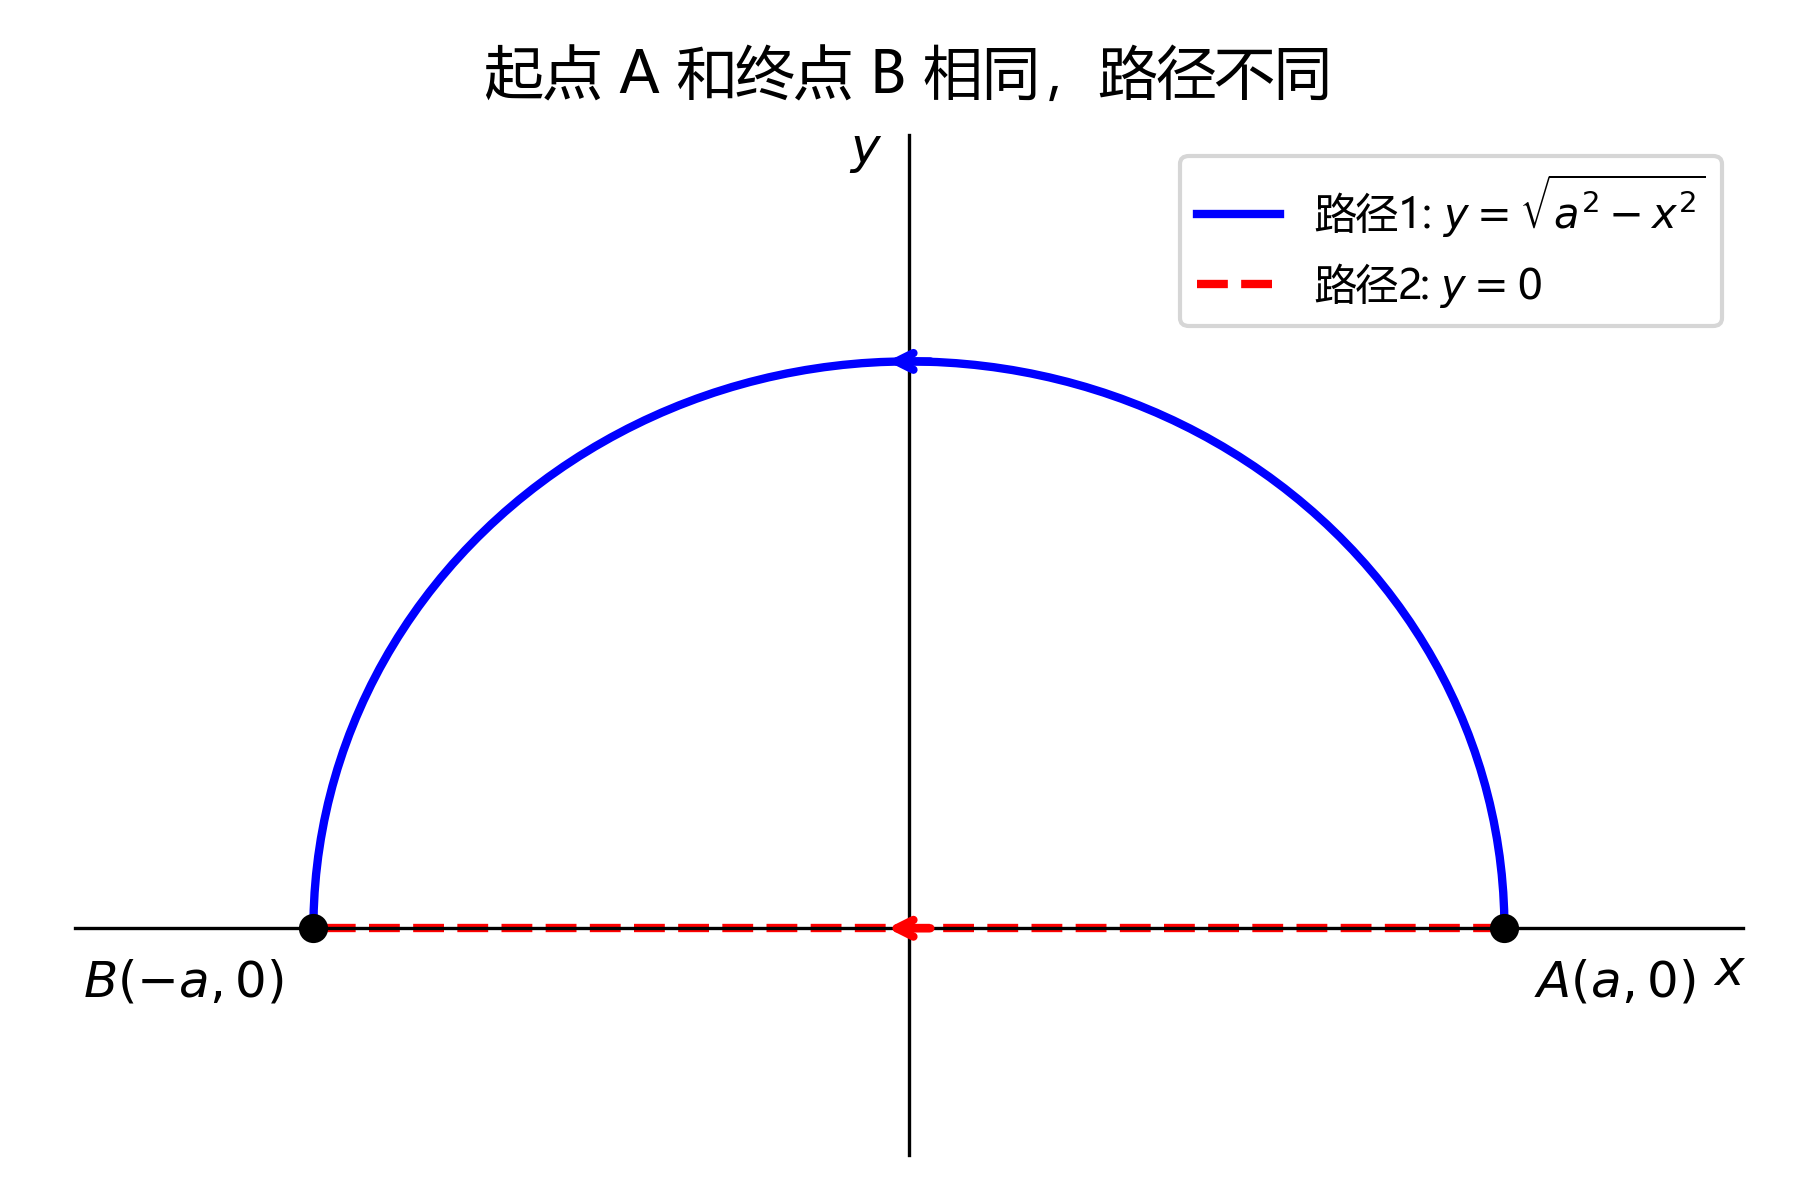

Write Python code to recreate this figure.
import matplotlib.pyplot as plt
import numpy as np
import matplotlib

# Setup fonts for Chinese
matplotlib.rcParams['font.sans-serif'] = ['Microsoft YaHei', 'SimHei', 'Arial Unicode MS']
matplotlib.rcParams['axes.unicode_minus'] = False

fig, ax = plt.subplots(figsize=(6, 4))

a = 2.0

# Path 1: Upper semicircle from A(a,0) to B(-a,0)
theta = np.linspace(0, np.pi, 100)
x1 = a * np.cos(theta)
y1 = a * np.sin(theta)
ax.plot(x1, y1, color='blue', linewidth=2, label='路径1: $y=\sqrt{a^2-x^2}$')

# Arrow for Path 1 (at the top, going left)
ax.annotate('', xy=(-0.1, a), xytext=(0.1, a),
            arrowprops=dict(arrowstyle="->", color='blue', lw=2))

# Path 2: Straight line from A(a,0) to B(-a,0)
x2 = np.linspace(a, -a, 100)
y2 = np.zeros_like(x2)
ax.plot(x2, y2, color='red', linestyle='--', linewidth=2, label='路径2: $y=0$')

# Arrow for Path 2 (in the middle, going left)
ax.annotate('', xy=(-0.1, 0), xytext=(0.1, 0),
            arrowprops=dict(arrowstyle="->", color='red', lw=2))

# Points A and B
ax.plot(a, 0, 'ko', markersize=6)
ax.plot(-a, 0, 'ko', markersize=6)

ax.text(a + 0.1, -0.1, '$A(a,0)$', fontsize=12, verticalalignment='top')
ax.text(-a - 0.1, -0.1, '$B(-a,0)$', fontsize=12, verticalalignment='top', horizontalalignment='right')

# Limits and styling
ax.set_xlim(-a - 0.8, a + 0.8)
ax.set_ylim(-0.8, a + 0.8)

# Center axes
ax.spines['left'].set_position('zero')
ax.spines['bottom'].set_position('zero')
ax.spines['right'].set_color('none')
ax.spines['top'].set_color('none')

# Hide ticks
ax.set_xticks([])
ax.set_yticks([])

# Add axis labels
ax.text(a + 0.7, -0.2, '$x$', fontsize=12)
ax.text(-0.2, a + 0.7, '$y$', fontsize=12)

plt.title('起点 A 和终点 B 相同，路径不同', fontsize=14, pad=10)
plt.legend(loc='upper right')

plt.tight_layout()
plt.savefig('line_integral_second_2d.png', dpi=300)
